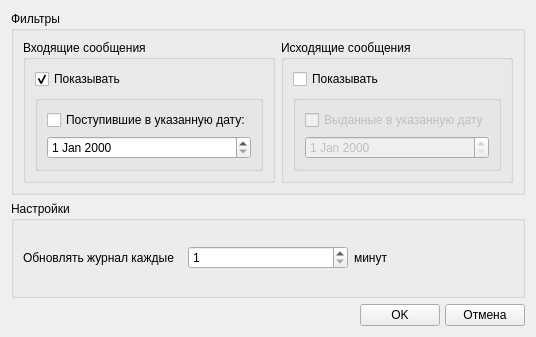
<ui version="4.0" >
 <class>msg_journal_settings_form</class>
 <widget class="QWidget" name="msg_journal_settings_form" >
  <property name="geometry" >
   <rect>
    <x>0</x>
    <y>0</y>
    <width>491</width>
    <height>337</height>
   </rect>
  </property>
  <property name="windowTitle" >
   <string>Настройки функционирования журнала распоряжений</string>
  </property>
  <layout class="QVBoxLayout" name="verticalLayout_5" >
   <item>
    <widget class="QGroupBox" name="gbFilters" >
     <property name="title" >
      <string>Фильтры</string>
     </property>
     <layout class="QHBoxLayout" name="horizontalLayout_2" >
      <item>
       <widget class="QGroupBox" name="gbInputMsg" >
        <property name="title" >
         <string>Входящие сообщения</string>
        </property>
        <layout class="QVBoxLayout" name="verticalLayout_4" >
         <item>
          <widget class="QCheckBox" name="cbInputMsg" >
           <property name="text" >
            <string>Показывать</string>
           </property>
           <property name="checked" >
            <bool>true</bool>
           </property>
          </widget>
         </item>
         <item>
          <widget class="QGroupBox" name="gbInputEx" >
           <layout class="QVBoxLayout" name="verticalLayout_2" >
            <item>
             <widget class="QCheckBox" name="cbInputMsgDate" >
              <property name="text" >
               <string>Поступившие в указанную дату:</string>
              </property>
             </widget>
            </item>
            <item>
             <widget class="QDateEdit" name="deInputMsg" />
            </item>
           </layout>
          </widget>
         </item>
        </layout>
       </widget>
      </item>
      <item>
       <widget class="QGroupBox" name="gbOutputMsg" >
        <property name="title" >
         <string>Исходящие сообщения</string>
        </property>
        <layout class="QVBoxLayout" name="verticalLayout_3" >
         <item>
          <widget class="QCheckBox" name="cbOutputMsg" >
           <property name="text" >
            <string>Показывать</string>
           </property>
          </widget>
         </item>
         <item>
          <widget class="QGroupBox" name="gbOutputEx" >
           <property name="enabled" >
            <bool>false</bool>
           </property>
           <layout class="QVBoxLayout" name="verticalLayout" >
            <item>
             <widget class="QCheckBox" name="cbOutputMsgDate" >
              <property name="text" >
               <string>Выданные в указанную дату</string>
              </property>
             </widget>
            </item>
            <item>
             <widget class="QDateEdit" name="deOutputMsg" />
            </item>
           </layout>
          </widget>
         </item>
        </layout>
       </widget>
      </item>
     </layout>
    </widget>
   </item>
   <item>
    <widget class="QGroupBox" name="gbSettings" >
     <property name="title" >
      <string>Настройки</string>
     </property>
     <layout class="QHBoxLayout" name="horizontalLayout" >
      <item>
       <widget class="QLabel" name="label" >
        <property name="text" >
         <string>Обновлять журнал каждые</string>
        </property>
       </widget>
      </item>
      <item>
       <widget class="QSpinBox" name="sbInterval" >
        <property name="minimum" >
         <number>1</number>
        </property>
       </widget>
      </item>
      <item>
       <widget class="QLabel" name="label_2" >
        <property name="text" >
         <string>минут</string>
        </property>
       </widget>
      </item>
     </layout>
    </widget>
   </item>
   <item>
    <layout class="QHBoxLayout" name="horizontalLayout_3" >
     <property name="spacing" >
      <number>5</number>
     </property>
     <item>
      <spacer name="horizontalSpacer" >
       <property name="orientation" >
        <enum>Qt::Horizontal</enum>
       </property>
       <property name="sizeHint" stdset="0" >
        <size>
         <width>40</width>
         <height>20</height>
        </size>
       </property>
      </spacer>
     </item>
     <item>
      <widget class="QPushButton" name="pbOk" >
       <property name="text" >
        <string>OK</string>
       </property>
      </widget>
     </item>
     <item>
      <widget class="QPushButton" name="pbCancel" >
       <property name="text" >
        <string>Отмена</string>
       </property>
      </widget>
     </item>
    </layout>
   </item>
  </layout>
 </widget>
 <resources/>
 <connections/>
</ui>
